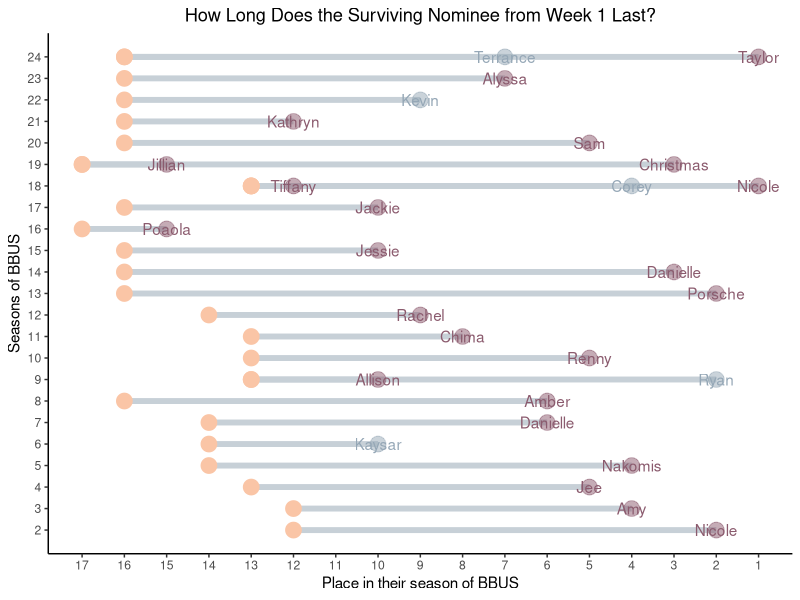

The R source for this figure:
## ---- chunk 1
knitr::opts_chunk$set(echo = FALSE,warning=FALSE,message=FALSE)
## ---- chunk 2
# Load Packages
library(tidyverse)
library(ggpubr)
## ---- chunk 3
# Get data
data <- read_csv("First_Nominee.csv")
data$Sex <- as.factor(data$Sex)
## ---- chunk 4
ggplot(data, aes(x=Place,y=Season,colour=Sex))+
  geom_segment(aes(x=Place,xend=Number,y=Season,yend=Season),size=2,colour="#C7D0D7")+
  geom_point(size=5,alpha=0.5,alpha=0.5)+
  scale_colour_manual(values=c("#8B5B6E","#95A7B6"))+
  geom_point(data=data,aes(x=Number,y=Season),colour="#FAC5A6",size=5)+
  geom_text(aes(x=Place,y=Season,label=Name))+
  theme_classic()+
  theme(plot.title=element_text(hjust=0.5))+
  theme(plot.subtitle=element_text(hjust=0.5))+
  theme(legend.position = "none")+
  scale_x_reverse(breaks=c(1:17))+
  scale_y_continuous(breaks = c(2:24))+
  labs(
    x="Place in their season of BBUS",
    y="Seasons of BBUS",
    title="How Long Does the Surviving Nominee from Week 1 Last?"
  )
